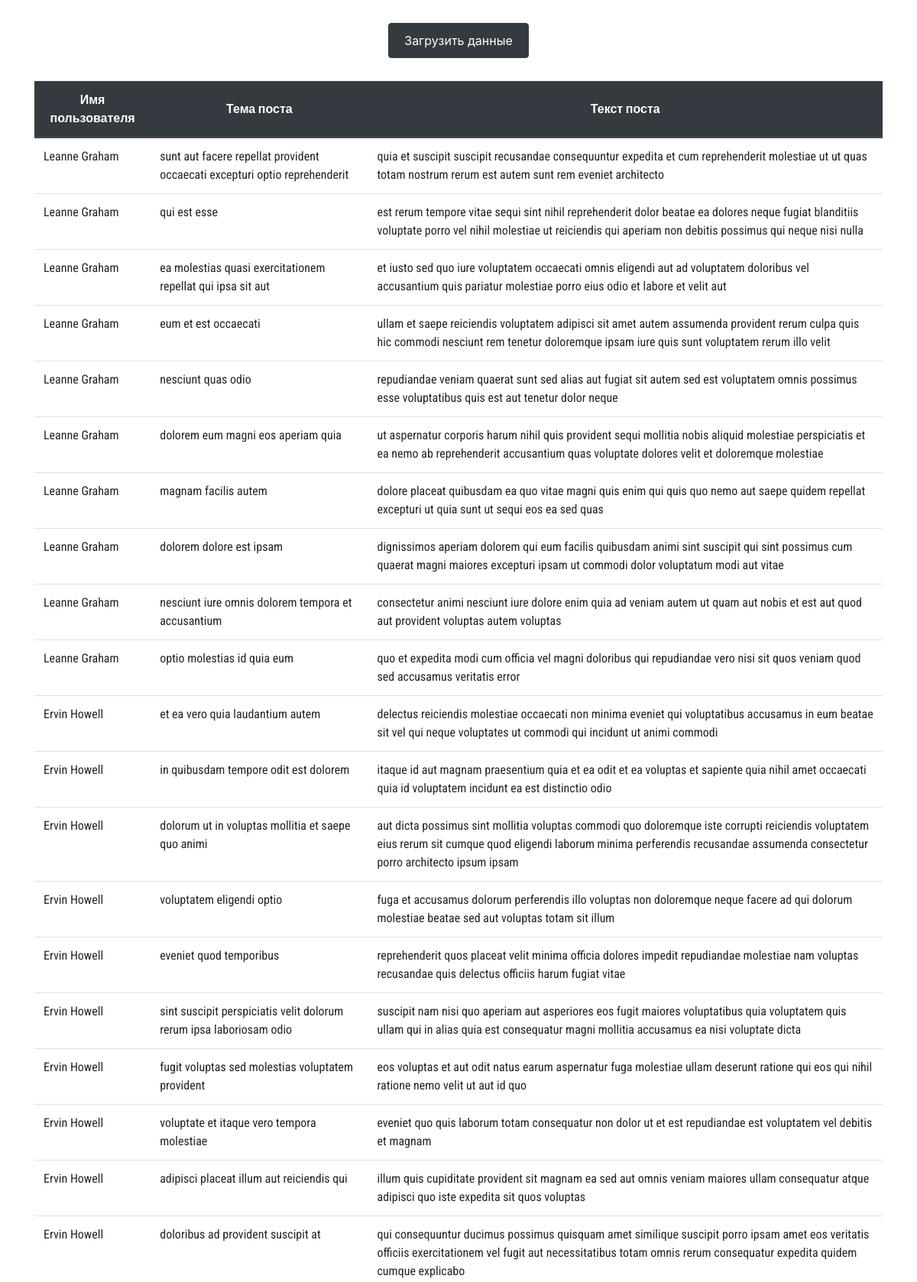
The page / (upper part) on the database its author committed.
### test_task/models.py (models this page shows, shortened)
class User(models.Model):
    name = models.CharField(verbose_name='full_name', max_length=70)
    username = models.CharField(verbose_name='username', max_length=50)
    email = models.EmailField(verbose_name='email', max_length=254, blank=True)
    phone = models.CharField(verbose_name='phone', max_length=30, blank=True)
    website = models.URLField(verbose_name='website', max_length=100, blank=True)
    company = models.ForeignKey('Company', on_delete=models.CASCADE, related_name='users')
    class Meta:
        verbose_name = 'User'
        verbose_name_plural = 'Users'

class Post(models.Model):
    user = models.ForeignKey('User', on_delete=models.CASCADE, related_name='posts')
    title = models.TextField(verbose_name='title', max_length=200, blank=True)
    body = models.TextField(verbose_name='body', max_length=200, blank=True)
    class Meta:
        verbose_name = 'Post'
        verbose_name_plural = 'Posts'

### test_task/views.py (the view)
# urls.py: path('', index, name='index'),
def index(request):
    users = User.objects.all()
    context = {'users': users}
    return render(request, 'test_task/index.html', context=context)

### templates/test_task/index.html (shortened to what this page needs)
{% load static %}
<!doctype html>
<html lang="en">
<head>
    <link rel="stylesheet" href="https://stackpath.bootstrapcdn.com/bootstrap/4.5.2/css/bootstrap.min.css"
>
    <link rel="stylesheet" href="{% static 'test_task/style.css' %}">
</head>
<body>
<div class="container">
    <div class="row">
        <div class="col">
            <div class="button">
                <a class="btn btn-dark" href="{% url 'upload_data' %}">Загрузить данные</a>
            </div>
            <table class="table">
                <thead class="thead-dark">
                <tr scope="row">
                    <th scope="col" class="text-center align-middle">Имя пользователя</th>
                    <th scope="col" class="text-center align-middle">Тема поста</th>
                    <th scope="col" class="text-center align-middle">Текст поста</th>
                </tr>
                </thead>
                <tbody>
                {% for user in users %}
                    {% for post in user.posts.all %}
                        <tr>
                            <td>{{ user.name }} </td>
                            <td>{{ post.title }}</td>
                            <td>{{ post.body }}</td>
                        </tr>
                    {% endfor %}
                {% endfor %}
                </tbody>
            </table>
        </div>
    </div>
</div>
</body>
</html>

### test_task/static/test_task/style.css (style rules this page uses)
body { @import url('https://fonts.googleapis.com/css2?family=Roboto+Condensed:wght@400;700&display=swap'); }
table { border-spacing: 0 10px; font-family: 'Roboto Condensed', sans-serif; font-weight: normal; }
td { vertical-align: middle; }
.button { display: flex; flex-direction: row; justify-content: center; }
.btn { margin-top: 30px; margin-bottom: 30px; padding: 10px 20px; }

### rows shown on the page
User: name "Leanne Graham"
Post: title "sunt aut facere repellat provident occaecati excepturi optio reprehenderit", body "quia et suscipit suscipit recusandae consequuntur expedita et cum reprehenderit molestiae ut ut quas totam nostrum rerum est autem sunt rem eveniet architecto"
Post: title "qui est esse", body "est rerum tempore vitae sequi sint nihil reprehenderit dolor beatae ea dolores neque fugiat blanditiis voluptate porro vel nihil molestiae ut reiciendis qui aperiam non debitis possimus qui neque nisi nulla"
Post: title "ea molestias quasi exercitationem repellat qui ipsa sit aut", body "et iusto sed quo iure voluptatem occaecati omnis eligendi aut ad voluptatem doloribus vel accusantium quis pariatur molestiae porro eius odio et labore et velit aut"
Post: title "eum et est occaecati", body "ullam et saepe reiciendis voluptatem adipisci sit amet autem assumenda provident rerum culpa quis hic commodi nesciunt rem tenetur doloremque ipsam iure quis sunt voluptatem rerum illo velit"
Post: title "nesciunt quas odio", body "repudiandae veniam quaerat sunt sed alias aut fugiat sit autem sed est voluptatem omnis possimus esse voluptatibus quis est aut tenetur dolor neque"
Post: title "dolorem eum magni eos aperiam quia", body "ut aspernatur corporis harum nihil quis provident sequi mollitia nobis aliquid molestiae perspiciatis et ea nemo ab reprehenderit accusantium quas voluptate dolores velit et doloremque molestiae"
Post: title "magnam facilis autem", body "dolore placeat quibusdam ea quo vitae magni quis enim qui quis quo nemo aut saepe quidem repellat excepturi ut quia sunt ut sequi eos ea sed quas"
Post: title "dolorem dolore est ipsam", body "dignissimos aperiam dolorem qui eum facilis quibusdam animi sint suscipit qui sint possimus cum quaerat magni maiores excepturi ipsam ut commodi dolor voluptatum modi aut vitae"
Post: title "nesciunt iure omnis dolorem tempora et accusantium", body "consectetur animi nesciunt iure dolore enim quia ad veniam autem ut quam aut nobis et est aut quod aut provident voluptas autem voluptas"
Post: title "optio molestias id quia eum", body "quo et expedita modi cum officia vel magni doloribus qui repudiandae vero nisi sit quos veniam quod sed accusamus veritatis error"
User: name "Ervin Howell"
Post: title "et ea vero quia laudantium autem", body "delectus reiciendis molestiae occaecati non minima eveniet qui voluptatibus accusamus in eum beatae sit vel qui neque voluptates ut commodi qui incidunt ut animi commodi"
Post: title "in quibusdam tempore odit est dolorem", body "itaque id aut magnam praesentium quia et ea odit et ea voluptas et sapiente quia nihil amet occaecati quia id voluptatem incidunt ea est distinctio odio"
Post: title "dolorum ut in voluptas mollitia et saepe quo animi", body "aut dicta possimus sint mollitia voluptas commodi quo doloremque iste corrupti reiciendis voluptatem eius rerum sit cumque quod eligendi laborum minima perferendis recusandae assumenda consectetur porro architecto ipsum ipsam"
Post: title "voluptatem eligendi optio", body "fuga et accusamus dolorum perferendis illo voluptas non doloremque neque facere ad qui dolorum molestiae beatae sed aut voluptas totam sit illum"
Post: title "eveniet quod temporibus", body "reprehenderit quos placeat velit minima officia dolores impedit repudiandae molestiae nam voluptas recusandae quis delectus officiis harum fugiat vitae"
Post: title "sint suscipit perspiciatis velit dolorum rerum ipsa laboriosam odio", body "suscipit nam nisi quo aperiam aut asperiores eos fugit maiores voluptatibus quia voluptatem quis ullam qui in alias quia est consequatur magni mollitia accusamus ea nisi voluptate dicta"
Post: title "fugit voluptas sed molestias voluptatem provident", body "eos voluptas et aut odit natus earum aspernatur fuga molestiae ullam deserunt ratione qui eos qui nihil ratione nemo velit ut aut id quo"
Post: title "voluptate et itaque vero tempora molestiae", body "eveniet quo quis laborum totam consequatur non dolor ut et est repudiandae est voluptatem vel debitis et magnam"
Post: title "adipisci placeat illum aut reiciendis qui", body "illum quis cupiditate provident sit magnam ea sed aut omnis veniam maiores ullam consequatur atque adipisci quo iste expedita sit quos voluptas"
Post: title "doloribus ad provident suscipit at", body "qui consequuntur ducimus possimus quisquam amet similique suscipit porro ipsam amet eos veritatis officiis exercitationem vel fugit aut necessitatibus totam omnis rerum consequatur expedita quidem cumque explicabo"
